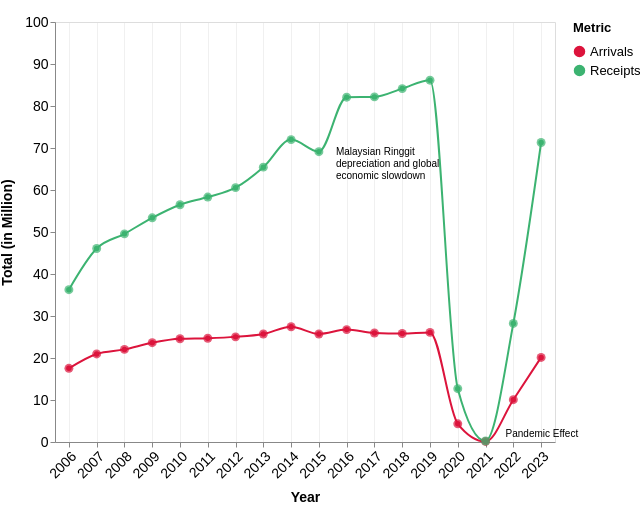

Describe this chart as a Vega-Lite specification.
### Vega-Lite specification from a JSON file in a GitHub repository (floating-point values rounded to 4 significant figures)
{"$schema": "https://vega.github.io/schema/vega-lite/v5.json", "width": 500, "height": 420, "data": {"values": [{"year": "2006", "Arrivals": 17.55, "Receipts": 36.27}, {"year": "2007", "Arrivals": 20.97, "Receipts": 46.07}, {"year": "2008", "Arrivals": 22.05, "Receipts": 49.56}, {"year": "2009", "Arrivals": 23.64, "Receipts": 53.37}, {"year": "2010", "Arrivals": 24.58, "Receipts": 56.49}, {"year": "2011", "Arrivals": 24.71, "Receipts": 58.32}, {"year": "2012", "Arrivals": 25.03, "Receipts": 60.56}, {"year": "2013", "Arrivals": 25.72, "Receipts": 65.44}, {"year": "2014", "Arrivals": 27.44, "Receipts": 72.0}, {"year": "2015", "Arrivals": 25.72, "Receipts": 69.12}, {"year": "2016", "Arrivals": 26.76, "Receipts": 82.1}, {"year": "2017", "Arrivals": 25.95, "Receipts": 82.17}, {"year": "2018", "Arrivals": 25.83, "Receipts": 84.14}, {"year": "2019", "Arrivals": 26.1, "Receipts": 86.14}, {"year": "2020", "Arrivals": 4.33, "Receipts": 12.69}, {"year": "2021", "Arrivals": 0.13, "Receipts": 0.24}, {"year": "2022", "Arrivals": 10.07, "Receipts": 28.23}, {"year": "2023", "Arrivals": 20.14, "Receipts": 71.31}]}, "transform": [{"fold": ["Arrivals", "Receipts"], "as": ["Metric", "Value"]}], "layer": [{"mark": {"type": "line", "point": true, "interpolate": "monotone", "tooltip": true}, "encoding": {"x": {"field": "year", "type": "ordinal", "title": "Year", "axis": {"labelAngle": -45, "titlePadding": 10, "labelFontSize": 14, "titleFontSize": 14, "grid": true, "gridOpacity": 0.45}}, "y": {"field": "Value", "type": "quantitative", "title": "Total (in Million)", "axis": {"titlePadding": 10, "labelFontSize": 14, "titleFontSize": 14, "grid": false}, "scale": {"domain": [0, 100]}}, "color": {"field": "Metric", "type": "nominal", "scale": {"domain": ["Arrivals", "Receipts"], "range": ["#DC143C", "#3CB371"]}, "legend": {"title": "Metric", "labelFontSize": 13, "titleFontSize": 13, "titlePadding": 10}}}}, {"mark": {"type": "point", "tooltip": true, "filled": true, "size": 80}, "encoding": {"x": {"field": "year", "type": "ordinal"}, "y": {"field": "Value", "type": "quantitative"}, "color": {"field": "Metric", "type": "nominal"}, "tooltip": [{"field": "year", "title": "Year"}, {"field": "Metric", "title": "Metric"}, {"field": "Value", "title": "Value", "format": ".2f"}]}}, {"mark": {"type": "text", "fontSize": 14, "lineHeight": 12, "fontStyle": "Helvetica Neue", "align": "left", "color": "#000", "dx": 17, "dy": -1}, "encoding": {"x": {"field": "year", "type": "ordinal", "title": "Year"}, "y": {"field": "Value", "type": "quantitative"}, "text": {"value": ["Malaysian Ringgit", "depreciation and global", "economic slowdown"]}}, "transform": [{"filter": {"field": "Value", "equal": 69.12}}]}, {"mark": {"type": "text", "fontSize": 14, "lineHeight": 12, "fontStyle": "Helvetica Neue", "align": "left", "color": "#000", "dx": 20, "dy": -7.5}, "encoding": {"x": {"field": "year", "type": "ordinal", "title": "Year"}, "y": {"field": "Value", "type": "quantitative"}, "text": {"value": ["Pandemic Effect"]}}, "transform": [{"filter": {"field": "Value", "equal": 0.24}}]}], "padding": {"top": 15}}
